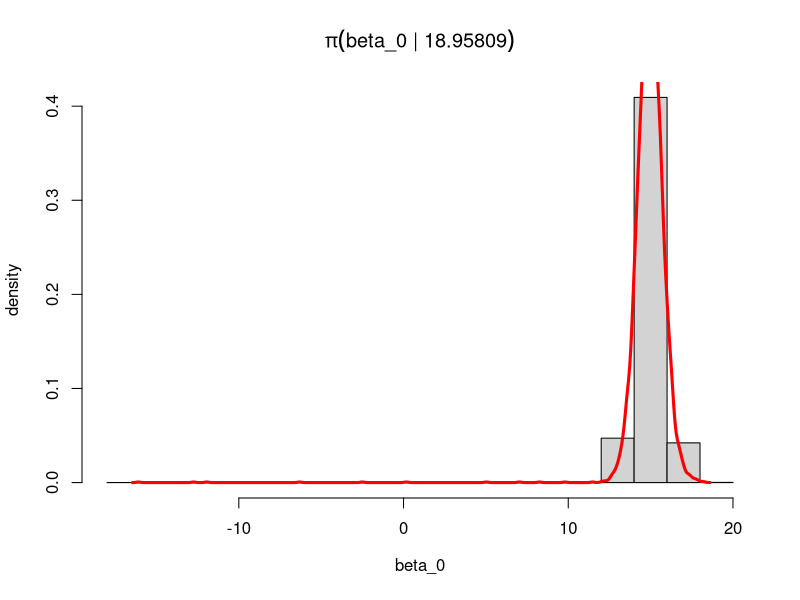
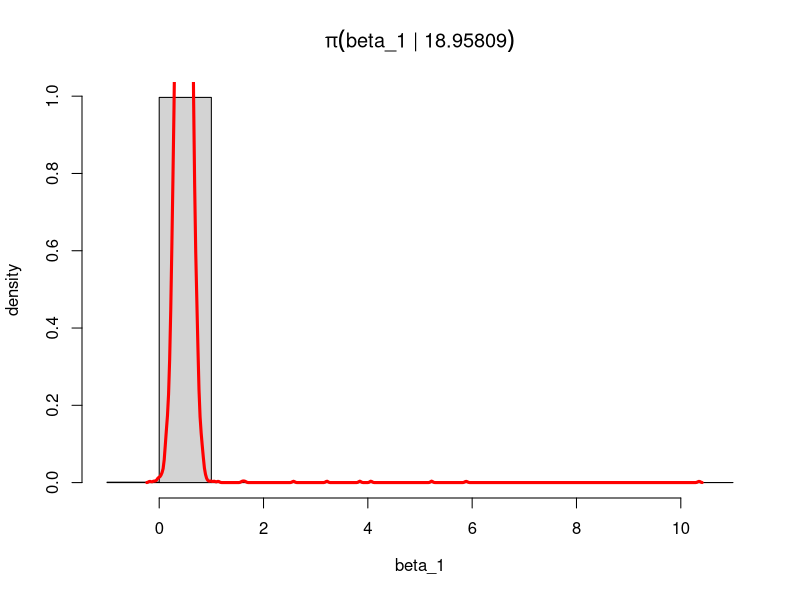
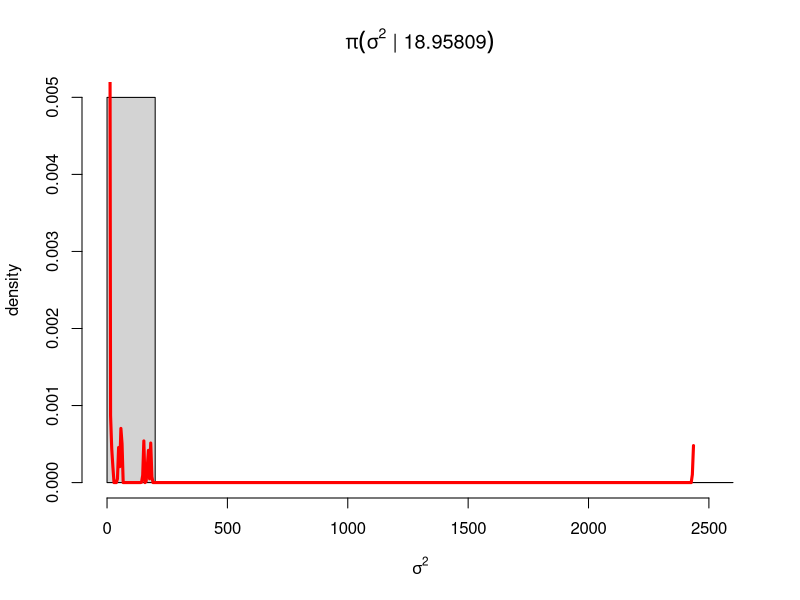

Write the R code that produced these figures, in order.
## ---- chunk 1
library("MCMCpack") # for rinvgamma, dinvgamma functions

#load the data
pingpong <- read.csv("pingpong.csv");
#column 1 is spirulina(x_i), column 2 is scores(y_i)
x <- pingpong[,1]
y <- pingpong[,2]
#defining parameters
n<-5000
s0_prior <- 100
s1_prior <- 100
a_prior  <- .01
b_prior  <- .01

datasize <- length(x)

#defining where results are saved
beta_0_samp  <- rep(NA, n)
beta_1_samp  <- rep(NA, n)
variance_samp<- rep(NA, n)
## ---- chunk 2

#choose some default values for our samples
cur_beta_0    <- rnorm(1,0,100)
cur_beta_1    <- rnorm(1,0,100)
cur_variance  <- rinvgamma(1,.01,.01)

for(i in 1:n){
  
  #it doesn't really matter but I'm going to sample beta1
  # then beta2 then sigma since its in the same order we
  #were presented
  
  #beta0 | rest
  m <- (sum(y-cur_beta_1*x)/(datasize + cur_variance/s0_prior))
  v <- (datasize/cur_variance + 1/s0_prior)^(-1)
  cur_beta_0 <- rnorm(1, mean=m, sd=sqrt(v))
  
  mean_num <- (sum(x*y) - cur_beta_0 * sum(x))
  mean_denom <- sum(x^2) + cur_variance/s1_prior
  v <- (1/(s1_prior) + sum(x^2)/cur_variance)^(-1)
  cur_beta_1 <-rnorm(1, mean=(mean_num/mean_denom), sd=sqrt(v))
  
  cur_variance <- rinvgamma(1, a_prior + datasize/2, b_prior + (1/2)*sum((y-cur_beta_0 - cur_beta_1*x)^2))

  # Save iteration
  beta_0_samp[i]   <- cur_beta_0
  beta_1_samp[i]   <- cur_beta_1
  variance_samp[i] <- cur_variance
}
## ---- chunk 3
hist(beta_0_samp, prob = TRUE, 
     main=substitute(paste(pi(beta_0*" | "*bold(y)))),
     ylab="density", xlab=expression(beta_0))
lines(density(beta_0_samp), col = "red", lwd=3)


hist(beta_1_samp, prob = TRUE, 
     main=substitute(paste(pi(beta_1*" | "*bold(y)))),
     ylab="density", xlab=expression(beta_1))
lines(density(beta_1_samp), col = "red", lwd=3)

hist(variance_samp, prob = TRUE, 
     main=substitute(paste(pi(sigma^2*" | "*bold(y)))),
     ylab="density", xlab=expression(sigma^2))
lines(density(variance_samp), col="red", lwd=3)
## ---- chunk 4
## Posterior means

mean(beta_0_samp)
mean(beta_1_samp)
mean(variance_samp)

## Equal tail credible intervals
      
quantile(beta_0_samp, c(0.025, 0.975))
quantile(beta_1_samp, c(0.025, 0.975))
quantile(variance_samp, c(0.025, 0.975))
